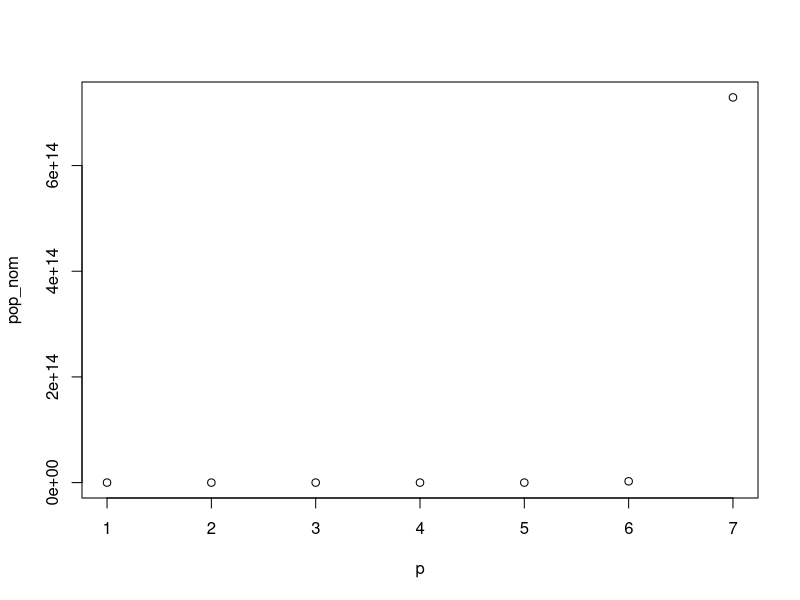
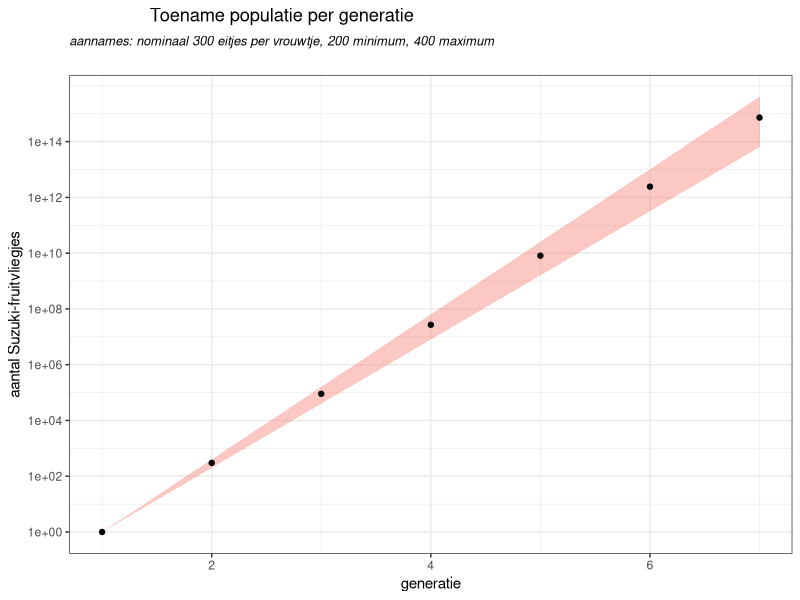
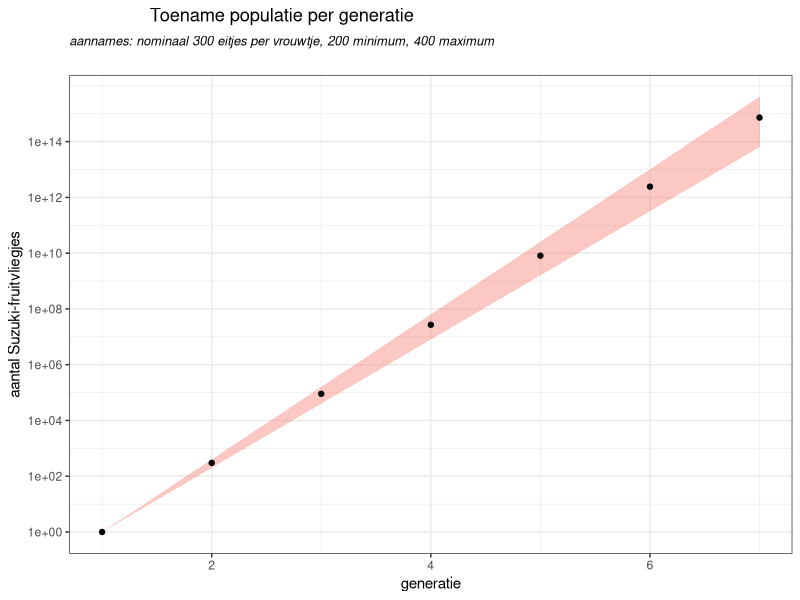

Generate these figures, in order, with R:
setwd("/media/hestbv/Windows/Projecten/R/bwbWijnbouwprojecten/Fontys/presentatieFontys_2016nov04")

p <- c(1:7)
pop_nom <- 300^(p-1)
pop_min <- 200^(p-1)
pop_max <- 400^(p-1)

view <- data.frame(generatie = p, pop_nom = pop_nom, pop_min = pop_min, pop_max = pop_max)

plot(p, pop_nom)



# plot 
library(ggplot2)

title <- "Toename populatie per generatie"
subtitle <- "aannames: nominaal 300 eitjes per vrouwtje, 200 minimum, 400 maximum"

ggplot(data=view,
       aes(x = generatie, y = pop_nom),
       color = "#FA0000", show.legend = FALSE) +
  geom_ribbon(aes(ymin = pop_min, ymax = pop_max, fill = "#FA0000"), alpha = 0.4, show.legend = FALSE) + 
  geom_point() + 
  theme_bw() +
#  theme(axis.text.x = element_text(angle = 90)) +
  scale_x_continuous() +
  scale_y_log10(breaks = c(1,100,10000,1000000,100000000,10000000000,1000000000000,100000000000000)) +
  labs(x = "generatie", y = "aantal Suzuki-fruitvliegjes") +
  ggtitle(bquote(atop(.(title),
                      atop(italic(.(subtitle)), ""))))

file <- "./assets/populatieExplosie.png"
ggsave(filename=file, device="png", width=240, height=150, units="mm", dpi = 300)



